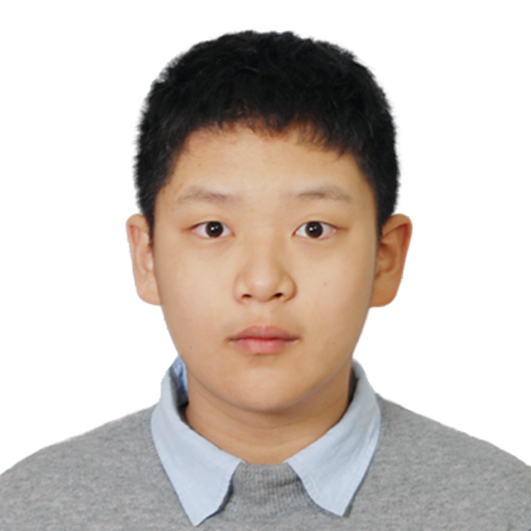
#> input picture 40.png, 531 x 531 px
$ python '图片处理学习.py'
#> lines starting #> are read from the running program, lines starting #| are printed output that depends on the picture; after the words box and inside, x2 and y2 are one past the last pixel; in counts of white or black regions, pixels touching at a corner belong together
#学习用python处理图片
import numpy as np #处理
import matplotlib.image as imger #读取
import matplotlib.pyplot as plt #显示
import numba as nb
def flip90_left(arr):
    arr=np.swapaxes(arr,0,1)
    arr=arr[::-1]
    return arr
def flip90_right(arr):
    arr=arr[::-1]
    arr=np.swapaxes(arr,0,1)
    return arr
@nb.jit()
def edge(pic,pic1):
    Ly=pic.shape[0]
    Lx=pic.shape[1]
    for x in range(Lx-2):
     for y in range(Ly-2):
      for col in range(3):
        here=(4*pic[y+1,x+1,col]
           -pic[y+2,x+1,col]
           -pic[y+0,x+1,col]
           -pic[y+1,x+2,col]
           -pic[y+1,x+0,col])
        pic1[y,x,col]=here
    pic1=pic1*100
    pic1=np.maximum(0.01,pic1)
    pic1=np.minimum(0.99,pic1)
    return pic1

for _ in ['读取图像']:
    pic=imger.imread('40.png',)
#> pic is the input picture: shape (531, 531, 4) float32; mean R, G, B, A 0.794, 0.758, 0.732, 1
    #pic=flip90_right(pic)
    pic=np.array(pic,order='F')
    #pic现在是一个array了
     #只获取红色
    Ly,Lx,Lcol=pic.shape
#> Ly = 531; Lx = 531; Lcol = 4
for _ in ['画矩形']:
    pic[:200,:100]-=0.5
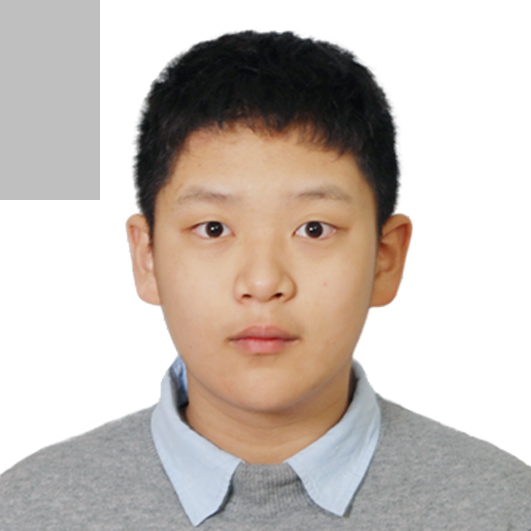
#> pic: shape (531, 531, 4) float32; 7.09% of pixels changed, all inside (x1, y1, x2, y2) = (0, 0, 100, 200); transparent parts drawn white
for _ in 0*['改成有趣的shape']:
    #(460, 819, 3)
    print(pic.shape)
    Lx-=1
    pic=pic[:460,:818,]
    pic=np.array(pic)
#> after the loop, Lx = 531
    #pic.shape=(Ly*2,Lx//2,3)
    #pic.shape=(Ly//2,Lx*2,3)
#提取边缘：
for _ in [0]:
    pic1=pic*0
    pic1[:,:,3]=pic[:,:,3]
    pic=edge(pic,pic1)
    pic=1-pic
#> this loop made 1 pass
#> pass 1, `pic=edge(pic,pic1)`:
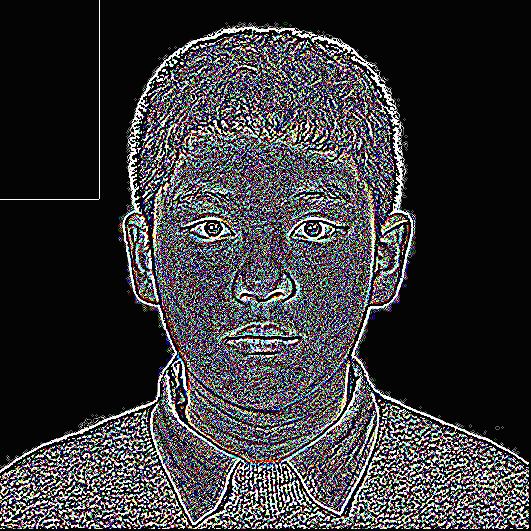
#> pic: shape (531, 531, 4) float32; mean R, G, B, A 0.218, 0.215, 0.225, 0.988; transparent parts drawn white
#> after the loop:
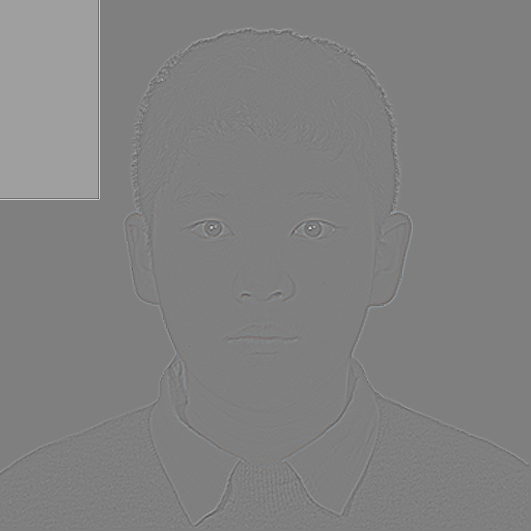
#> pic1: shape (531, 531, 4) float32; mean R, G, B, A -8.65e-06, -7.73e-06, -8.37e-06, 0.965; transparent parts drawn white
pic2=(2*pic)**2/4
pic2=np.minimum(pic2,1)
pic=np.vstack((pic,pic2))
#> pic: shape (1062, 531, 4) float32
pic=np.hstack((pic,pic[:,:400]*1))
#> pic: shape (1062, 931, 4) float32
for _ in [0]:
    #pic=flip90_left(pic)
    pic=np.minimum(pic,0.99)
    pic=np.maximum(0.01,pic)
    pic[:,:,-1]=0.99
    plt.imshow(pic)
    #plt.axis('off') #不显示坐标轴
    plt.show()
#> this loop made 1 pass
#> pass 1, `plt.show()`:
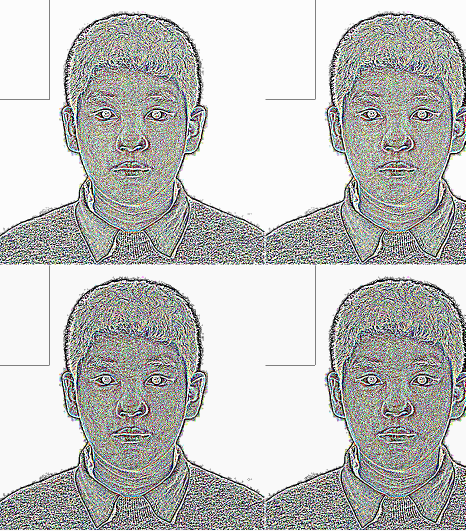
#> shown: shape (1062, 931, 4) float32 (shown at 1/2 size); mean R, G, B, A 0.753, 0.756, 0.747, 0.997; transparent parts drawn white
